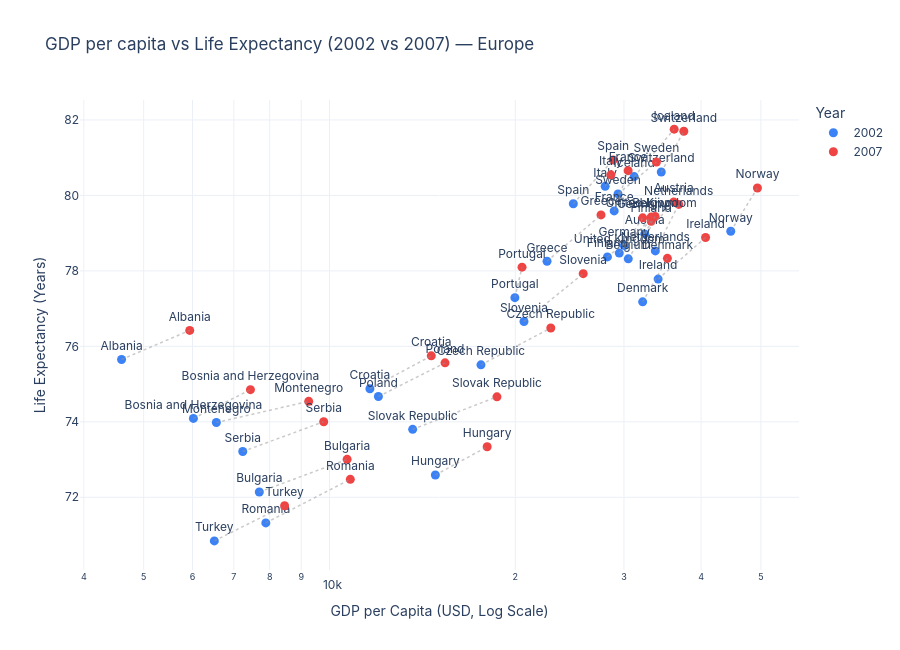

Source (notebook cell):
### Markdown cell above
## Task 1 — Scatter: life expectancy change over time

**What to build:** A scatter showing **GDP per capita vs life expectancy** for **two years** (2002 and 2007) to show how both moved — use **colour for year** (just 2 colours), **one continent only**.

Choose any continent except Africa (that was the example). Highlight the change direction.

> 💡 Filter: `df.loc[df['continent'] == 'YOUR_CHOICE']` then filter years

### Code cell
import pandas as pd
import plotly.express as px
import plotly.graph_objects as go

# 1. Load dataset
df = px.data.gapminder()

# 2. Filter for Europe and the years 2002 & 2007
continent_choice = 'Europe'
df_filtered = df[(df['continent'] == continent_choice) & (df['year'].isin([2002, 2007]))].copy()
df_filtered['year'] = df_filtered['year'].astype(str)

# 3. Create base scatter plot
fig = px.scatter(
    df_filtered,
    x='gdpPercap',
    y='lifeExp',
    color='year',
    text='country',
    log_x=True,
    color_discrete_sequence=['#3b82f6', '#ef4444'], # Distinct colours for 2002 and 2007
    title=f'GDP per capita vs Life Expectancy (2002 vs 2007) — {continent_choice}',
    labels={
        'gdpPercap': 'GDP per Capita (USD, Log Scale)',
        'lifeExp': 'Life Expectancy (Years)',
        'year': 'Year'
    }
)

# 4. Highlight change direction with connecting trajectory lines
for country in df_filtered['country'].unique():
    c_df = df_filtered[df_filtered['country'] == country].sort_values('year')
    if len(c_df) == 2:
        fig.add_trace(
            go.Scatter(
                x=c_df['gdpPercap'],
                y=c_df['lifeExp'],
                mode='lines',
                line=dict(color='rgba(150, 150, 150, 0.5)', width=1.5, dash='dot'),
                showlegend=False,
                hoverinfo='skip'
            )
        )

# 5. Styling and layout updates
fig.update_traces(textposition='top center', marker=dict(size=9))
fig.update_layout(
    template='plotly_white',
    width=900,
    height=650,
    font=dict(family='Inter, sans-serif', size=12)
)

fig.show()

### Figure 1 — Plotly figure (JSON) as saved in the notebook; plotly's stock layout.template omitted (floating-point values rounded to 4 significant figures)
{"data": [{"hovertemplate": "Year=2002<br>GDP per Capita (USD, Log Scale)=%{x}<br>Life Expectancy (Years)=%{y}<br>country=%{text}<extra></extra>", "legendgroup": "2002", "marker": {"color": "#3b82f6", "size": 9, "symbol": "circle"}, "mode": "markers+text", "name": "2002", "orientation": "v", "showlegend": true, "text": ["Albania", "Austria", "Belgium", "Bosnia and Herzegovina", "Bulgaria", "Croatia", "Czech Republic", "Denmark", "Finland", "France", "Germany", "Greece", "Hungary", "Iceland", "Ireland", "Italy", "Montenegro", "Netherlands", "Norway", "Poland", "Portugal", "Romania", "Serbia", "Slovak Republic", "Slovenia", "Spain", "Sweden", "Switzerland", "Turkey", "United Kingdom"], "textposition": "top center", "type": "scatter", "x": [4604.0, 32420.0, 30490.0, 6019.0, 7697.0, 11630.0, 17600.0, 32170.0, 28200.0, 28930.0, 30040.0, 22510.0, 14840.0, 31160.0, 34080.0, 27970.0, 6557.0, 33720.0, 44680.0, 12000.0, 19970.0, 7885.0, 7236.0, 13640.0, 20660.0, 24840.0, 29340.0, 34480.0, 6508.0, 29480.0], "xaxis": "x", "y": [75.65, 78.98, 78.32, 74.09, 72.14, 74.88, 75.51, 77.18, 78.37, 79.59, 78.67, 78.26, 72.59, 80.5, 77.78, 80.24, 73.98, 78.53, 79.05, 74.67, 77.29, 71.32, 73.21, 73.8, 76.66, 79.78, 80.04, 80.62, 70.84, 78.47], "yaxis": "y"}, {"hovertemplate": "Year=2007<br>GDP per Capita (USD, Log Scale)=%{x}<br>Life Expectancy (Years)=%{y}<br>country=%{text}<extra></extra>", "legendgroup": "2007", "marker": {"color": "#ef4444", "size": 9, "symbol": "circle"}, "mode": "markers+text", "name": "2007", "orientation": "v", "showlegend": true, "text": ["Albania", "Austria", "Belgium", "Bosnia and Herzegovina", "Bulgaria", "Croatia", "Czech Republic", "Denmark", "Finland", "France", "Germany", "Greece", "Hungary", "Iceland", "Ireland", "Italy", "Montenegro", "Netherlands", "Norway", "Poland", "Portugal", "Romania", "Serbia", "Slovak Republic", "Slovenia", "Spain", "Sweden", "Switzerland", "Turkey", "United Kingdom"], "textposition": "top center", "type": "scatter", "x": [5937.0, 36130.0, 33690.0, 7446.0, 10680.0, 14620.0, 22830.0, 35280.0, 33210.0, 30470.0, 32170.0, 27540.0, 18010.0, 36180.0, 40680.0, 28570.0, 9254.0, 36800.0, 49360.0, 15390.0, 20510.0, 10810.0, 9787.0, 18680.0, 25770.0, 28820.0, 33860.0, 37510.0, 8458.0, 33200.0], "xaxis": "x", "y": [76.42, 79.83, 79.44, 74.85, 73.0, 75.75, 76.49, 78.33, 79.31, 80.66, 79.41, 79.48, 73.34, 81.76, 78.89, 80.55, 74.54, 79.76, 80.2, 75.56, 78.1, 72.48, 74.0, 74.66, 77.93, 80.94, 80.88, 81.7, 71.78, 79.42], "yaxis": "y"}, {"hoverinfo": "skip", "line": {"color": "rgba(150, 150, 150, 0.5)", "dash": "dot", "width": 1.5}, "marker": {"size": 9}, "mode": "lines", "showlegend": false, "textposition": "top center", "type": "scatter", "x": [4604.0, 5937.0], "y": [75.65, 76.42]}, {"hoverinfo": "skip", "line": {"color": "rgba(150, 150, 150, 0.5)", "dash": "dot", "width": 1.5}, "marker": {"size": 9}, "mode": "lines", "showlegend": false, "textposition": "top center", "type": "scatter", "x": [32420.0, 36130.0], "y": [78.98, 79.83]}, {"hoverinfo": "skip", "line": {"color": "rgba(150, 150, 150, 0.5)", "dash": "dot", "width": 1.5}, "marker": {"size": 9}, "mode": "lines", "showlegend": false, "textposition": "top center", "type": "scatter", "x": [30490.0, 33690.0], "y": [78.32, 79.44]}, {"hoverinfo": "skip", "line": {"color": "rgba(150, 150, 150, 0.5)", "dash": "dot", "width": 1.5}, "marker": {"size": 9}, "mode": "lines", "showlegend": false, "textposition": "top center", "type": "scatter", "x": [6019.0, 7446.0], "y": [74.09, 74.85]}, {"hoverinfo": "skip", "line": {"color": "rgba(150, 150, 150, 0.5)", "dash": "dot", "width": 1.5}, "marker": {"size": 9}, "mode": "lines", "showlegend": false, "textposition": "top center", "type": "scatter", "x": [7697.0, 10680.0], "y": [72.14, 73.0]}, {"hoverinfo": "skip", "line": {"color": "rgba(150, 150, 150, 0.5)", "dash": "dot", "width": 1.5}, "marker": {"size": 9}, "mode": "lines", "showlegend": false, "textposition": "top center", "type": "scatter", "x": [11630.0, 14620.0], "y": [74.88, 75.75]}, {"hoverinfo": "skip", "line": {"color": "rgba(150, 150, 150, 0.5)", "dash": "dot", "width": 1.5}, "marker": {"size": 9}, "mode": "lines", "showlegend": false, "textposition": "top center", "type": "scatter", "x": [17600.0, 22830.0], "y": [75.51, 76.49]}, {"hoverinfo": "skip", "line": {"color": "rgba(150, 150, 150, 0.5)", "dash": "dot", "width": 1.5}, "marker": {"size": 9}, "mode": "lines", "showlegend": false, "textposition": "top center", "type": "scatter", "x": [32170.0, 35280.0], "y": [77.18, 78.33]}, {"hoverinfo": "skip", "line": {"color": "rgba(150, 150, 150, 0.5)", "dash": "dot", "width": 1.5}, "marker": {"size": 9}, "mode": "lines", "showlegend": false, "textposition": "top center", "type": "scatter", "x": [28200.0, 33210.0], "y": [78.37, 79.31]}, {"hoverinfo": "skip", "line": {"color": "rgba(150, 150, 150, 0.5)", "dash": "dot", "width": 1.5}, "marker": {"size": 9}, "mode": "lines", "showlegend": false, "textposition": "top center", "type": "scatter", "x": [28930.0, 30470.0], "y": [79.59, 80.66]}, {"hoverinfo": "skip", "line": {"color": "rgba(150, 150, 150, 0.5)", "dash": "dot", "width": 1.5}, "marker": {"size": 9}, "mode": "lines", "showlegend": false, "textposition": "top center", "type": "scatter", "x": [30040.0, 32170.0], "y": [78.67, 79.41]}, {"hoverinfo": "skip", "line": {"color": "rgba(150, 150, 150, 0.5)", "dash": "dot", "width": 1.5}, "marker": {"size": 9}, "mode": "lines", "showlegend": false, "textposition": "top center", "type": "scatter", "x": [22510.0, 27540.0], "y": [78.26, 79.48]}, {"hoverinfo": "skip", "line": {"color": "rgba(150, 150, 150, 0.5)", "dash": "dot", "width": 1.5}, "marker": {"size": 9}, "mode": "lines", "showlegend": false, "textposition": "top center", "type": "scatter", "x": [14840.0, 18010.0], "y": [72.59, 73.34]}, {"hoverinfo": "skip", "line": {"color": "rgba(150, 150, 150, 0.5)", "dash": "dot", "width": 1.5}, "marker": {"size": 9}, "mode": "lines", "showlegend": false, "textposition": "top center", "type": "scatter", "x": [31160.0, 36180.0], "y": [80.5, 81.76]}, {"hoverinfo": "skip", "line": {"color": "rgba(150, 150, 150, 0.5)", "dash": "dot", "width": 1.5}, "marker": {"size": 9}, "mode": "lines", "showlegend": false, "textposition": "top center", "type": "scatter", "x": [34080.0, 40680.0], "y": [77.78, 78.89]}, {"hoverinfo": "skip", "line": {"color": "rgba(150, 150, 150, 0.5)", "dash": "dot", "width": 1.5}, "marker": {"size": 9}, "mode": "lines", "showlegend": false, "textposition": "top center", "type": "scatter", "x": [27970.0, 28570.0], "y": [80.24, 80.55]}, {"hoverinfo": "skip", "line": {"color": "rgba(150, 150, 150, 0.5)", "dash": "dot", "width": 1.5}, "marker": {"size": 9}, "mode": "lines", "showlegend": false, "textposition": "top center", "type": "scatter", "x": [6557.0, 9254.0], "y": [73.98, 74.54]}, {"hoverinfo": "skip", "line": {"color": "rgba(150, 150, 150, 0.5)", "dash": "dot", "width": 1.5}, "marker": {"size": 9}, "mode": "lines", "showlegend": false, "textposition": "top center", "type": "scatter", "x": [33720.0, 36800.0], "y": [78.53, 79.76]}, {"hoverinfo": "skip", "line": {"color": "rgba(150, 150, 150, 0.5)", "dash": "dot", "width": 1.5}, "marker": {"size": 9}, "mode": "lines", "showlegend": false, "textposition": "top center", "type": "scatter", "x": [44680.0, 49360.0], "y": [79.05, 80.2]}, {"hoverinfo": "skip", "line": {"color": "rgba(150, 150, 150, 0.5)", "dash": "dot", "width": 1.5}, "marker": {"size": 9}, "mode": "lines", "showlegend": false, "textposition": "top center", "type": "scatter", "x": [12000.0, 15390.0], "y": [74.67, 75.56]}, {"hoverinfo": "skip", "line": {"color": "rgba(150, 150, 150, 0.5)", "dash": "dot", "width": 1.5}, "marker": {"size": 9}, "mode": "lines", "showlegend": false, "textposition": "top center", "type": "scatter", "x": [19970.0, 20510.0], "y": [77.29, 78.1]}, {"hoverinfo": "skip", "line": {"color": "rgba(150, 150, 150, 0.5)", "dash": "dot", "width": 1.5}, "marker": {"size": 9}, "mode": "lines", "showlegend": false, "textposition": "top center", "type": "scatter", "x": [7885.0, 10810.0], "y": [71.32, 72.48]}, {"hoverinfo": "skip", "line": {"color": "rgba(150, 150, 150, 0.5)", "dash": "dot", "width": 1.5}, "marker": {"size": 9}, "mode": "lines", "showlegend": false, "textposition": "top center", "type": "scatter", "x": [7236.0, 9787.0], "y": [73.21, 74.0]}, {"hoverinfo": "skip", "line": {"color": "rgba(150, 150, 150, 0.5)", "dash": "dot", "width": 1.5}, "marker": {"size": 9}, "mode": "lines", "showlegend": false, "textposition": "top center", "type": "scatter", "x": [13640.0, 18680.0], "y": [73.8, 74.66]}, {"hoverinfo": "skip", "line": {"color": "rgba(150, 150, 150, 0.5)", "dash": "dot", "width": 1.5}, "marker": {"size": 9}, "mode": "lines", "showlegend": false, "textposition": "top center", "type": "scatter", "x": [20660.0, 25770.0], "y": [76.66, 77.93]}, {"hoverinfo": "skip", "line": {"color": "rgba(150, 150, 150, 0.5)", "dash": "dot", "width": 1.5}, "marker": {"size": 9}, "mode": "lines", "showlegend": false, "textposition": "top center", "type": "scatter", "x": [24840.0, 28820.0], "y": [79.78, 80.94]}, {"hoverinfo": "skip", "line": {"color": "rgba(150, 150, 150, 0.5)", "dash": "dot", "width": 1.5}, "marker": {"size": 9}, "mode": "lines", "showlegend": false, "textposition": "top center", "type": "scatter", "x": [29340.0, 33860.0], "y": [80.04, 80.88]}, {"hoverinfo": "skip", "line": {"color": "rgba(150, 150, 150, 0.5)", "dash": "dot", "width": 1.5}, "marker": {"size": 9}, "mode": "lines", "showlegend": false, "textposition": "top center", "type": "scatter", "x": [34480.0, 37510.0], "y": [80.62, 81.7]}, {"hoverinfo": "skip", "line": {"color": "rgba(150, 150, 150, 0.5)", "dash": "dot", "width": 1.5}, "marker": {"size": 9}, "mode": "lines", "showlegend": false, "textposition": "top center", "type": "scatter", "x": [6508.0, 8458.0], "y": [70.84, 71.78]}, {"hoverinfo": "skip", "line": {"color": "rgba(150, 150, 150, 0.5)", "dash": "dot", "width": 1.5}, "marker": {"size": 9}, "mode": "lines", "showlegend": false, "textposition": "top center", "type": "scatter", "x": [29480.0, 33200.0], "y": [78.47, 79.42]}], "layout": {"font": {"family": "Inter, sans-serif", "size": 12}, "height": 650, "legend": {"title": {"text": "Year"}, "tracegroupgap": 0}, "title": {"text": "GDP per capita vs Life Expectancy (2002 vs 2007) — Europe"}, "width": 900, "xaxis": {"anchor": "y", "domain": [0, 1], "title": {"text": "GDP per Capita (USD, Log Scale)"}, "type": "log"}, "yaxis": {"anchor": "x", "domain": [0, 1], "title": {"text": "Life Expectancy (Years)"}}}}
